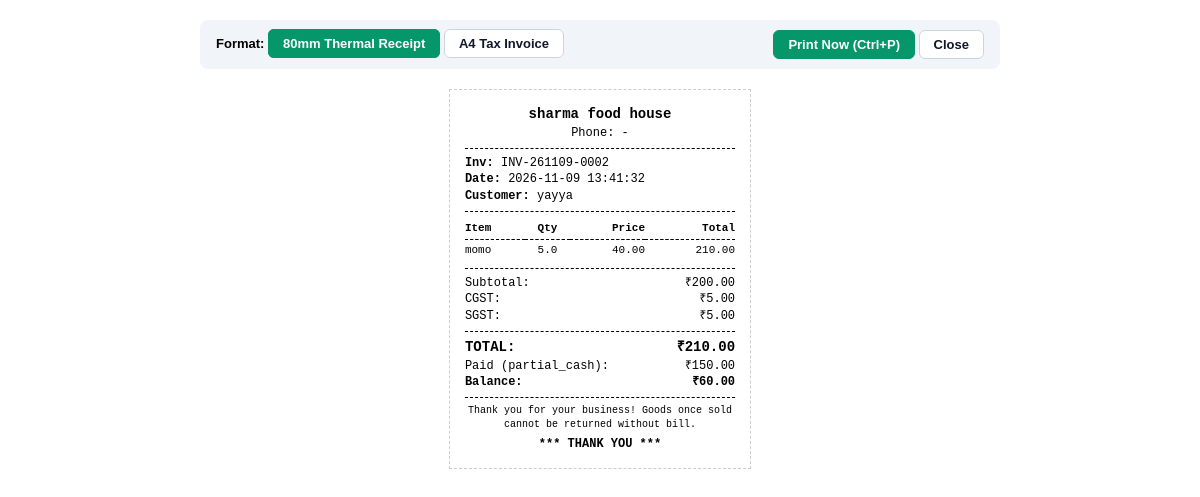
Screenshot of /invoices/50/print (signed in) with the database file from the repository.
### tables this page shows
CREATE TABLE businesses (
        id INTEGER PRIMARY KEY AUTOINCREMENT,
        owner_id INTEGER NOT NULL,
        name TEXT NOT NULL,
        category TEXT DEFAULT 'retail',
        phone TEXT,
        email TEXT,
        address TEXT,
        gstin TEXT,
        currency TEXT DEFAULT '₹',
        invoice_prefix TEXT DEFAULT 'INV-',
        tax_enabled INTEGER DEFAULT 1,
        default_tax_rate REAL DEFAULT 0.0,
        terms_conditions TEXT DEFAULT 'Thank you for your business! Goods once sold cannot be returned without bill.',
        created_at TIMESTAMP DEFAULT CURRENT_TIMESTAMP, status TEXT DEFAULT 'active',
        FOREIGN KEY (owner_id) REFERENCES users(id) ON DELETE CASCADE
    );

CREATE TABLE sales (
        id INTEGER PRIMARY KEY AUTOINCREMENT,
        business_id INTEGER NOT NULL,
        invoice_number TEXT UNIQUE NOT NULL,
        customer_id INTEGER,
        customer_name TEXT,
        customer_phone TEXT,
        subtotal REAL NOT NULL DEFAULT 0.0,
        discount_amount REAL DEFAULT 0.0,
        tax_amount REAL DEFAULT 0.0,
        cgst_amount REAL DEFAULT 0.0,
        sgst_amount REAL DEFAULT 0.0,
        grand_total REAL NOT NULL,
        paid_amount REAL NOT NULL,
        balance_amount REAL DEFAULT 0.0,
        payment_method TEXT DEFAULT 'cash',
        payment_status TEXT DEFAULT 'paid',
        notes TEXT,
        status TEXT DEFAULT 'completed',
        created_by INTEGER,
        created_at TIMESTAMP DEFAULT CURRENT_TIMESTAMP, discount_type TEXT DEFAULT 'fixed', discount_value REAL DEFAULT 0.0,
        FOREIGN KEY (business_id) REFERENCES businesses(id) ON DELETE CASCADE,
        FOREIGN KEY (customer_id) REFERENCES customers(id) ON DELETE SET NULL,
        FOREIGN KEY (created_by) REFERENCES users(id) ON DELETE SET NULL
    );

CREATE TABLE sale_items (
        id INTEGER PRIMARY KEY AUTOINCREMENT,
        sale_id INTEGER NOT NULL,
        product_id INTEGER,
        product_name TEXT NOT NULL,
        sku TEXT,
        unit_price REAL NOT NULL,
        purchase_price REAL DEFAULT 0.0,
        quantity REAL NOT NULL,
        discount_amount REAL DEFAULT 0.0,
        tax_rate REAL DEFAULT 0.0,
        tax_amount REAL DEFAULT 0.0,
        total_amount REAL NOT NULL,
        FOREIGN KEY (sale_id) REFERENCES sales(id) ON DELETE CASCADE,
        FOREIGN KEY (product_id) REFERENCES products(id) ON DELETE SET NULL
    );

### routes/invoice_routes.py (the view)
@invoice_bp.route("/invoices/<int:id>/print")
def print_invoice(id):
    if "user_id" not in session:
        return redirect(url_for("auth.login"))
    biz_id = session.get("business_id")
    invoice_data = get_invoice_details(biz_id, id)
    if not invoice_data:
        return "Invoice not found or unauthorized", 404
    format_type = request.args.get("format", "thermal").lower() # 'thermal' or 'a4'
    return render_template(
        "invoices/print.html",
        sale=invoice_data["sale"],
        items=invoice_data["items"],
        business=get_business_by_id(biz_id),
        format_type=format_type
    )

### app.py (called while the page is built)
@app.context_processor
def inject_global_data():
    from flask import session
    biz_id = session.get("business_id")
    if biz_id:
        try:
            from services.udhar_service import get_notifications
            notifs = get_notifications(biz_id, status_filter="unread", limit=1)
            return {"unread_notifications_count": notifs.get("unread_count", 0)}
        except Exception:
            return {"unread_notifications_count": 0}
    return {"unread_notifications_count": 0}

### models/database.py (called while the page is built)
def get_db_connection():
    conn = sqlite3.connect(DB_PATH, timeout=30.0)
    conn.row_factory = sqlite3.Row
    conn.execute("PRAGMA journal_mode = WAL;")
    conn.execute("PRAGMA busy_timeout = 30000;")
    conn.execute("PRAGMA foreign_keys = ON;")
    return conn

### services/business_service.py (called while the page is built)
def get_business_by_id(business_id):
    if not business_id:
        return None
    conn = get_db_connection()
    biz = conn.execute("SELECT * FROM businesses WHERE id = ?", (business_id,)).fetchone()
    conn.close()
    return dict(biz) if biz else None

### templates/invoices/print.html (shortened to what this page needs)
<!DOCTYPE html>
<html lang="en">
<head>
</head>
<body>
  <div class="no-print">
    <div>
      <span style="font-weight: 700;">Format:</span>
      <a href="?format=thermal" class="btn {{ 'btn-primary' if format_type == 'thermal' else '' }}">80mm Thermal Receipt</a>
      <a href="?format=a4" class="btn {{ 'btn-primary' if format_type == 'a4' else '' }}">A4 Tax Invoice</a>
    </div>
    <div>
      <button onclick="window.print()" class="btn btn-primary">Print Now (Ctrl+P)</button>
      <button onclick="window.close()" class="btn">Close</button>
    </div>
  </div>
  {% if format_type == 'a4' %}
    <!-- =========================================================
         FULL A4 TAX INVOICE
         ========================================================= -->
    <div class="a4-invoice">
      <div style="display: flex; justify-content: space-between; align-items: flex-start; padding-bottom: 12px; border-bottom: 2px solid #000;">
        <div>
          <h1 style="font-size: 22px; font-weight: 800; text-transform: uppercase;">{{ sale.business_name }}</h1>
          <p>{{ sale.business_address }}</p>
          <p>Phone: {{ sale.business_phone }} | Email: {{ sale.business_email }}</p>
          {% if sale.business_gstin %}
            <p style="font-weight: 700;">GSTIN: {{ sale.business_gstin }}</p>
          {% endif %}
        </div>
        <div style="text-align: right;">
          <h2 style="font-size: 20px; font-weight: 800; color: #059669;">TAX INVOICE</h2>
          <p style="font-weight: 700; font-size: 15px;">{{ sale.invoice_number }}</p>
          <p>Date: {{ sale.created_at }}</p>
          <p>Cashier: {{ sale.cashier_name or 'Cashier' }}</p>
        </div>
      </div>
      <div style="display: flex; justify-content: space-between; padding: 12px 0;">
        <div>
          <p style="font-size: 11px; text-transform: uppercase; font-weight: 700; color: #64748b;">Customer Details</p>
          <p style="font-weight: 700; font-size: 14px;">{{ sale.customer_name or 'Walk-in Customer' }}</p>
          {% if sale.customer_phone %}
            <p>Phone: {{ sale.customer_phone }}</p>
          {% endif %}
        </div>
        <div style="text-align: right;">
          <p style="font-size: 11px; text-transform: uppercase; font-weight: 700; color: #64748b;">Payment Details</p>
          <p style="font-weight: 700; text-transform: uppercase;">Method: {{ sale.payment_method }}</p>
          <p>Status: <strong>{{ 'Partially Paid' if sale.payment_status == 'partial' else sale.payment_status|capitalize }}</strong></p>
        </div>
      </div>
      <table>
        <thead>
          <tr>
            <th style="width: 30px;">#</th>
            <th>Item Description</th>
            <th style="width: 80px; text-align: right;">Unit Rate</th>
            <th style="width: 50px; text-align: center;">Qty</th>
            {% if sale.tax_enabled %}
              <th style="width: 60px; text-align: right;">GST %</th>
              <th style="width: 70px; text-align: right;">GST Tax</th>
            {% endif %}
            <th style="width: 90px; text-align: right;">Total Amount</th>
          </tr>
        </thead>
        <tbody>
          {% for itm in items %}
            <tr>
              <td>{{ loop.index }}</td>
              <td>
                <strong>{{ itm.product_name }}</strong>
                {% if itm.sku %}
                  <span style="font-size: 10px; color: #64748b; display: block;">SKU: {{ itm.sku }}</span>
                {% endif %}
              </td>
              <td style="text-align: right;">{{ sale.currency }}{{ "{:,.2f}".format(itm.unit_price) }}</td>
              <td style="text-align: center;">{{ itm.quantity }}</td>
              {% if sale.tax_enabled %}
                <td style="text-align: right;">{{ itm.tax_rate }}%</td>
                <td style="text-align: right;">{{ sale.currency }}{{ "{:,.2f}".format(itm.tax_amount) }}</td>
              {% endif %}
              <td style="text-align: right; font-weight: 700;">{{ sale.currency }}{{ "{:,.2f}".format(itm.total_amount) }}</td>
            </tr>
          {% endfor %}
        </tbody>
      </table>
      <div style="display: flex; justify-content: flex-end; margin-top: 14px;">
        <div style="width: 280px; line-height: 1.8;">
          <div style="display: flex; justify-content: space-between;">
            <span>Subtotal:</span>
            <span>{{ sale.currency }}{{ "{:,.2f}".format(sale.subtotal) }}</span>
          </div>
          {% if sale.discount_amount > 0 %}
            <div style="display: flex; justify-content: space-between; color: #059669;">
              <span>Discount{% if sale.discount_type == 'percentage' %} ({{ "{:g}".format(sale.discount_value) }}%){% endif %}:</span>
              <span>-{{ sale.currency }}{{ "{:,.2f}".format(sale.discount_amount) }}</span>
            </div>
          {% endif %}
          {% if sale.tax_enabled %}
            <div style="display: flex; justify-content: space-between;">
              <span>CGST:</span>
              <span>{{ sale.currency }}{{ "{:,.2f}".format(sale.cgst_amount) }}</span>
            </div>
            <div style="display: flex; justify-content: space-between;">
              <span>SGST:</span>
              <span>{{ sale.currency }}{{ "{:,.2f}".format(sale.sgst_amount) }}</span>
            </div>
          {% endif %}
          <div style="display: flex; justify-content: space-between; font-weight: 800; font-size: 16px; border-top: 2px solid #000; padding-top: 4px;">
            <span>Grand Total:</span>
            <span>{{ sale.currency }}{{ "{:,.2f}".format(sale.grand_total) }}</span>
          </div>
          <div style="display: flex; justify-content: space-between;">
            <span>Paid Amount:</span>
            <span>{{ sale.currency }}{{ "{:,.2f}".format(sale.paid_amount) }}</span>
          </div>
          {% if sale.balance_amount > 0 %}
            <div style="display: flex; justify-content: space-between; font-weight: 700; color: #dc2626;">
              <span>Balance Due:</span>
              <span>{{ sale.currency }}{{ "{:,.2f}".format(sale.balance_amount) }}</span>
            </div>
          {% endif %}
        </div>
      </div>
      <div style="margin-top: 30px; text-align: center; border-top: 1px solid #cbd5e1; padding-top: 10px; font-size: 11px;">
        <p>{{ sale.terms_conditions }}</p>
        <p style="margin-top: 4px; font-weight: 700;">Authorized Signatory / Computer Generated Invoice</p>
      </div>
    </div>
  {% else %}
    <div class="thermal-receipt">
      <div class="center bold" style="font-size: 14px;">{{ sale.business_name }}</div>
      <div class="center">Phone: {{ sale.business_phone or '-' }}</div>
      <div class="divider"></div>
      <div><strong>Inv:</strong> {{ sale.invoice_number }}</div>
      <div><strong>Date:</strong> {{ sale.created_at }}</div>
      <div><strong>Customer:</strong> {{ sale.customer_name or 'Walk-in' }}</div>
      <div class="divider"></div>
      <table>
        <thead>
          <tr>
            <th>Item</th>
            <th style="text-align: center;">Qty</th>
            <th style="text-align: right;">Price</th>
            <th style="text-align: right;">Total</th>
          </tr>
        </thead>
        <tbody>
          {% for itm in items %}
            <tr>
              <td>{{ itm.product_name }}</td>
              <td style="text-align: center;">{{ itm.quantity }}</td>
              <td style="text-align: right;">{{ "{:,.2f}".format(itm.unit_price) }}</td>
              <td style="text-align: right;">{{ "{:,.2f}".format(itm.total_amount) }}</td>
            </tr>
          {% endfor %}
        </tbody>
      </table>
      <div class="divider"></div>
      <div style="display: flex; justify-content: space-between;">
        <span>Subtotal:</span>
        <span>{{ sale.currency }}{{ "{:,.2f}".format(sale.subtotal) }}</span>
      </div>
      {% if sale.tax_enabled %}
        <div style="display: flex; justify-content: space-between;">
          <span>CGST:</span>
          <span>{{ sale.currency }}{{ "{:,.2f}".format(sale.cgst_amount) }}</span>
        </div>
        <div style="display: flex; justify-content: space-between;">
          <span>SGST:</span>
          <span>{{ sale.currency }}{{ "{:,.2f}".format(sale.sgst_amount) }}</span>
        </div>
      {% endif %}
      <div class="divider"></div>
      <div style="display: flex; justify-content: space-between; font-size: 14px; font-weight: bold;">
        <span>TOTAL:</span>
        <span>{{ sale.currency }}{{ "{:,.2f}".format(sale.grand_total) }}</span>
      </div>
      <div style="display: flex; justify-content: space-between;">
        <span>Paid ({{ sale.payment_method }}):</span>
        <span>{{ sale.currency }}{{ "{:,.2f}".format(sale.paid_amount) }}</span>
      </div>
      {% if sale.balance_amount > 0 %}
        <div style="display: flex; justify-content: space-between; font-weight: bold;">
          <span>Balance:</span>
          <span>{{ sale.currency }}{{ "{:,.2f}".format(sale.balance_amount) }}</span>
        </div>
      {% endif %}
      <div class="divider"></div>
      <div class="center" style="font-size: 10px; margin-top: 6px;">
        {{ sale.terms_conditions }}
      </div>
      <div class="center bold" style="margin-top: 4px;">*** THANK YOU ***</div>
    </div>
  {% endif %}
</body>
</html>

### templates/invoices/print.html (style rules this page uses)
* { box-sizing: border-box; margin: 0; padding: 0; }
body { font-family: Arial, Helvetica, sans-serif; color: #000000; background: #FFFFFF; font-size: 13px; line-height: 1.4; padding: 20px; }
.no-print { max-width: 800px; margin: 0 auto 20px; display: flex; justify-content: space-between; align-items: center; background: #f1f5f9; padding: 10px 16px; border-radius: 8px; }
.btn { padding: 6px 14px; font-size: 13px; font-weight: 600; cursor: pointer; border: 1px solid #cbd5e1; border-radius: 6px; background: #ffffff; text-decoration: none; color: #0f172a; }
.btn-primary { background: #059669; color: #ffffff; border-color: #059669; }
.thermal-receipt { width: 80mm; max-width: 80mm; margin: 0 auto; font-family: 'Courier New', Courier, monospace; font-size: 12px; padding: 4mm; border: 1px dashed #ccc; }
.thermal-receipt .center { text-align: center; }
.thermal-receipt .bold { font-weight: bold; }
.thermal-receipt .divider { border-top: 1px dashed #000; margin: 6px 0; }
.thermal-receipt table { width: 100%; border-collapse: collapse; font-size: 11px; }
.thermal-receipt table th { border-bottom: 1px dashed #000; text-align: left; padding: 3px 0; }
.thermal-receipt table td { padding: 3px 0; }

### rows the page displays
businesses: business_name "sharma food house", currency "₹", terms_conditions "Thank you for your business! Goods once sold cannot be returned without bill."
sales: invoice_number "INV-261109-0002", created_at "2026-11-09 13:41:32", customer_name "yayya", subtotal "200.00", cgst_amount "5.00", sgst_amount "5.00", grand_total "210.00", payment_method "partial_cash", paid_amount "150.00", balance_amount "60.00"
sale_items: product_name "momo", quantity "5.0", unit_price "40.00", total_amount "210.00"

### other values shown
{{ sale.business_phone or '-' }} "-"
